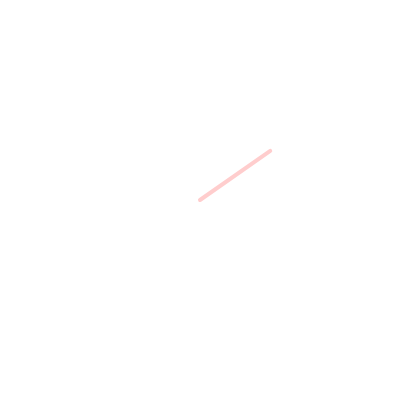
Frame 1 (no input)
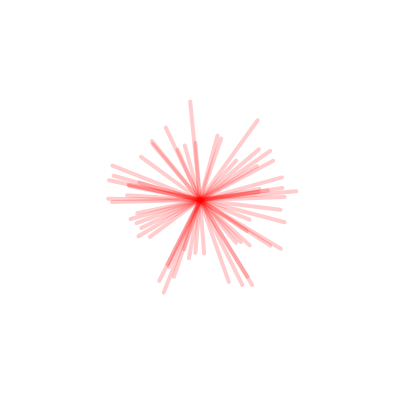
Frame 60 (no input)
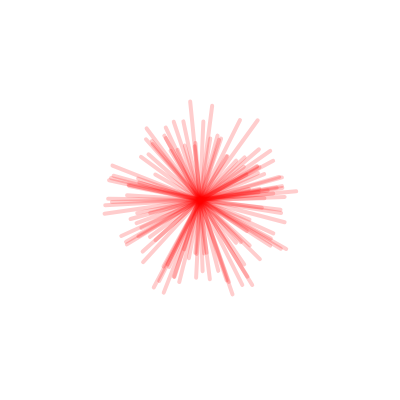
Frame 120 (the mouse pressed at the canvas centre since frame 60)

The p5.js sketch that drew these frames (run headless with seeded random() and noise() and a simulated clock; from frame 60 on, the mouse is pressed at the canvas centre):

// p5.js sketch
// ── sketch.js
function setup() {
   	createCanvas(400, 400); 
   	background("white");
}

function draw() {
	translate(width / 2, height / 2);

	// let v = createVector(random(-100, 100), random(-100, 100));
   	v = p5.Vector.random2D();
   	v.mult(random(50, 100));
   	strokeWeight(4);
   	stroke(255, 0, 0, 50);
   	line(0, 0, v.x, v.y);
}
